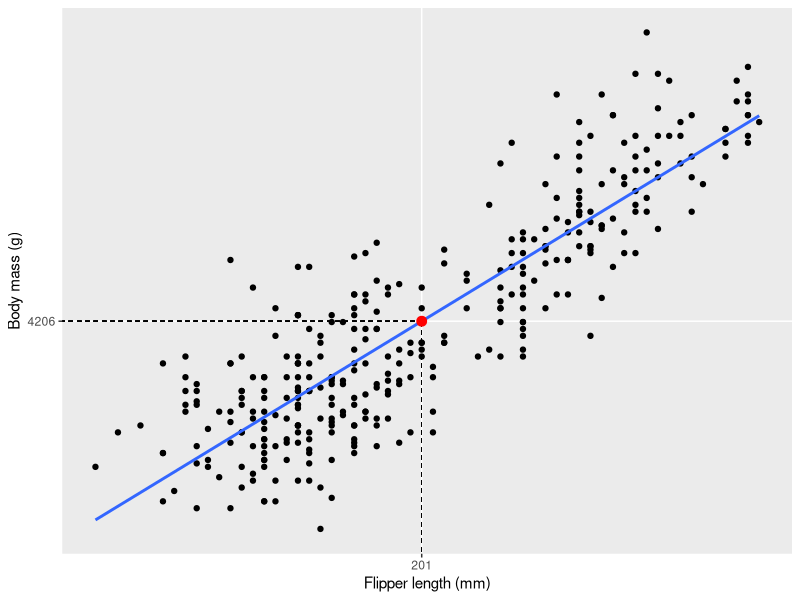
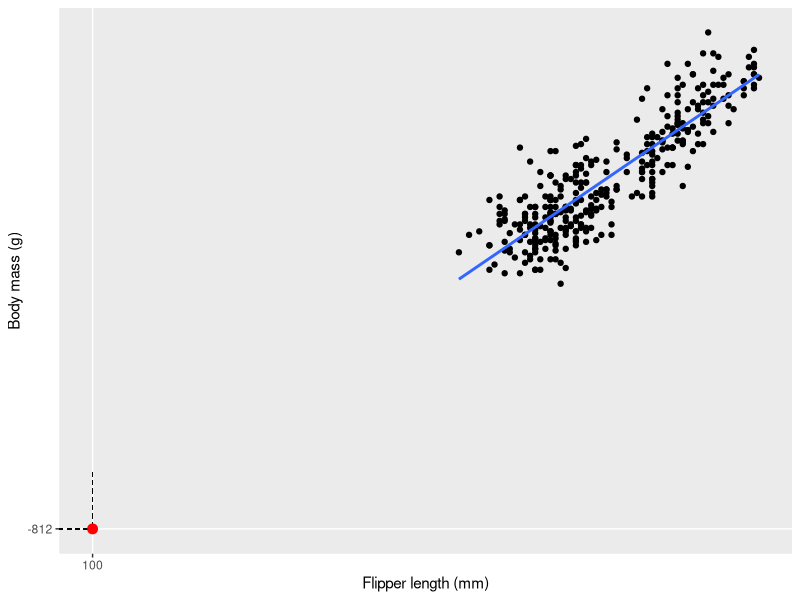
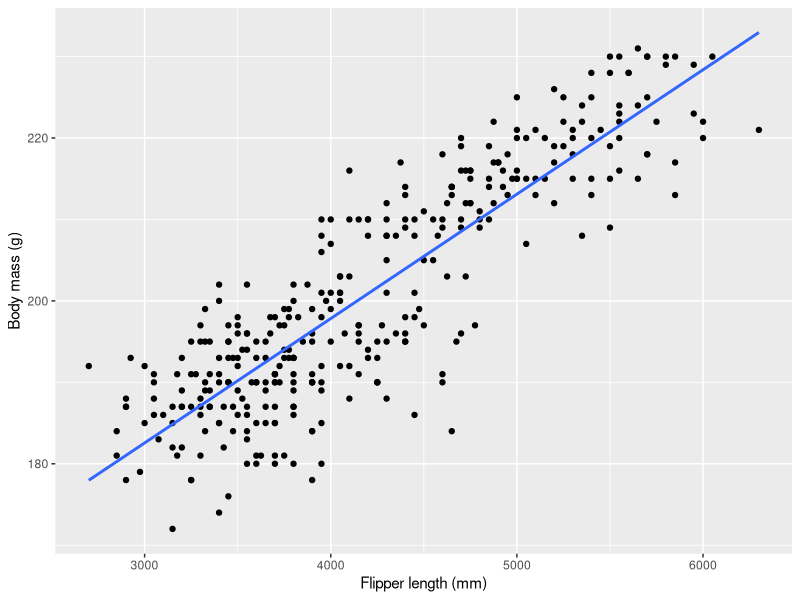
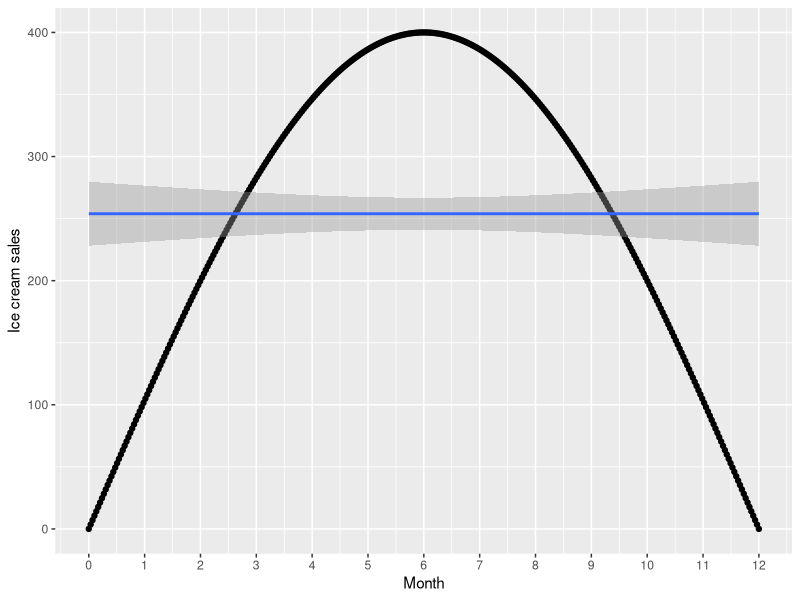
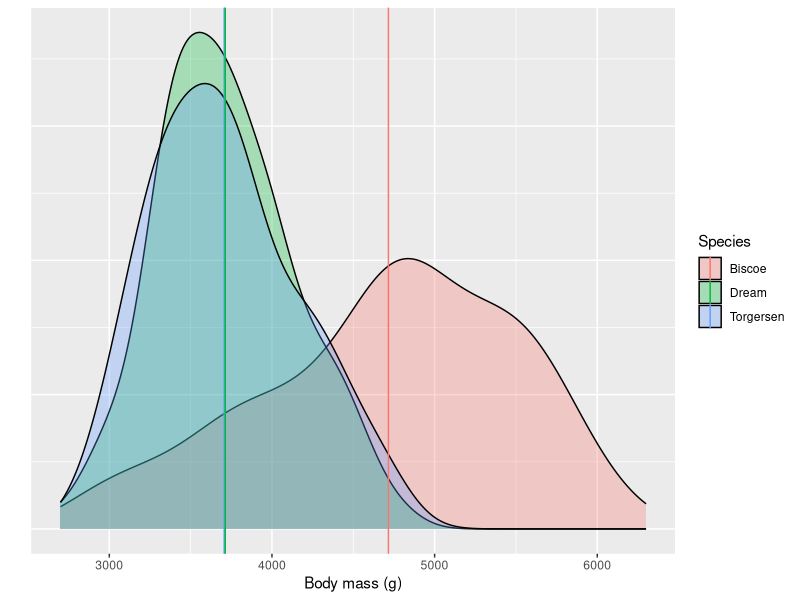
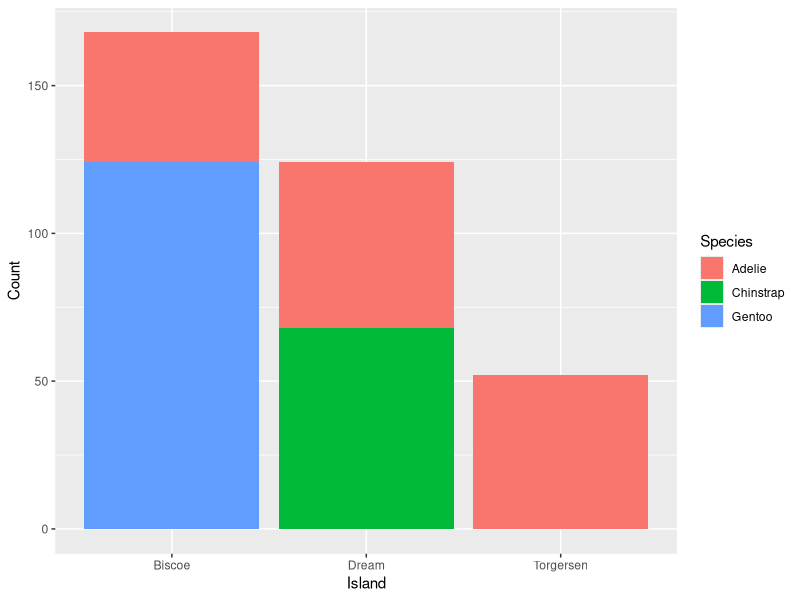
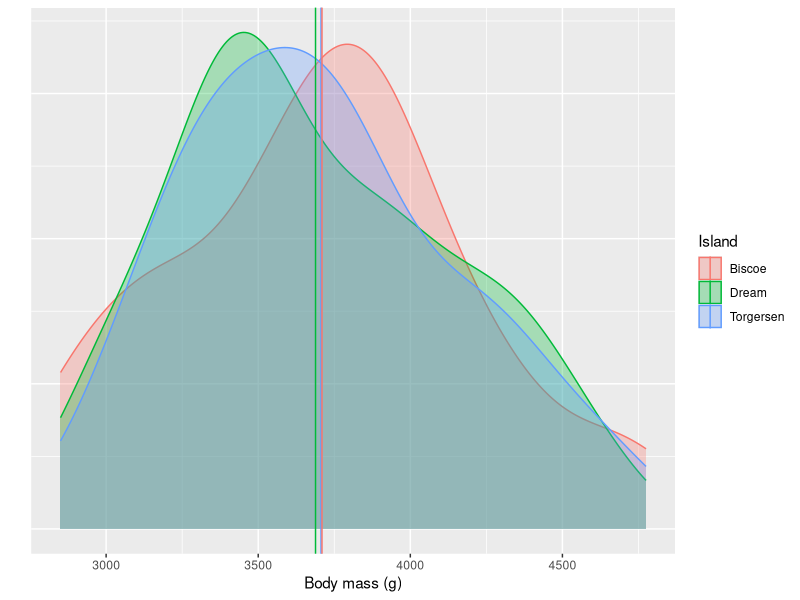
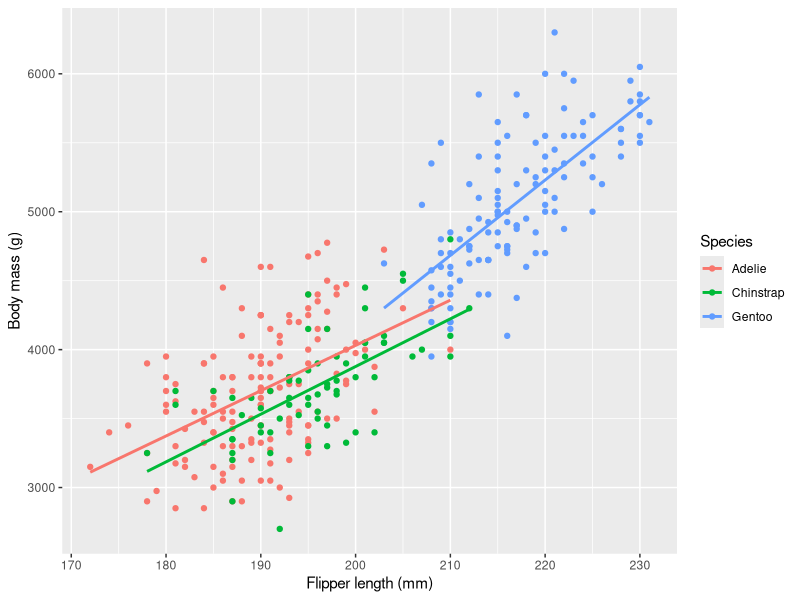

R code for these plots, in order:
## ---- chunk 1
#| warning: false
library(tidyverse)
library(palmerpenguins)
glimpse(penguins)
## ---- chunk 2
#| warning: false
x <- 201
model <- penguins |>
  lm(formula = body_mass_g ~ flipper_length_mm)
prediction <- data.frame(
  flipper_length_mm = x,
  body_mass_g = model |> predict(data.frame(flipper_length_mm = x)))

penguins |>
  ggplot(aes(x = flipper_length_mm, y = body_mass_g)) +
  geom_point() +
  geom_smooth(method = "lm", se = FALSE) +
  geom_segment(
      x = prediction$flipper_length_mm,
      xend = prediction$flipper_length_mm,
      y = 0,
      yend = prediction$body_mass_g,
      color = "black",
      linetype = 2,
      linewidth = 0.2
  ) +
  geom_segment(
      x = 0,
      xend = prediction$flipper_length_mm,
      y = prediction$body_mass_g,
      yend = prediction$body_mass_g,
      color = "black",
      linetype = 2,
      linewidth = 0.2
  ) +
  scale_x_continuous(breaks = c(prediction$flipper_length_mm)) +
  scale_y_continuous(breaks = round(c(prediction$body_mass_g))) +
  geom_point(data = prediction, col = "red", size = 3) +
  labs(
    x = "Flipper length (mm)",
    y = "Body mass (g)")
## ---- chunk 3
#| warning: false
x <- 100
model <- penguins |>
  lm(formula = body_mass_g ~ flipper_length_mm)
prediction <- data.frame(
  flipper_length_mm = x,
  body_mass_g = model |> predict(data.frame(flipper_length_mm = x)))

penguins |>
  ggplot(aes(x = flipper_length_mm, y = body_mass_g)) +
  geom_point() +
  geom_smooth(method = "lm", se = FALSE) +
  geom_segment(
      x = prediction$flipper_length_mm,
      xend = prediction$flipper_length_mm,
      y = 0,
      yend = prediction$body_mass_g,
      color = "black",
      linetype = 2,
      linewidth = 0.2
  ) +
  geom_segment(
      x = 0,
      xend = prediction$flipper_length_mm,
      y = prediction$body_mass_g,
      yend = prediction$body_mass_g,
      color = "black",
      linetype = 2,
      linewidth = 0.2
  ) +
  scale_x_continuous(breaks = c(prediction$flipper_length_mm)) +
  scale_y_continuous(breaks = round(c(prediction$body_mass_g))) +
  geom_point(data = prediction, col = "red", size = 3) +
  labs(
    x = "Flipper length (mm)",
    y = "Body mass (g)")
## ---- chunk 4
model <- penguins |>
  lm(formula = flipper_length_mm ~ body_mass_g)
summary(model)
## ---- chunk 5
#| warning: false
penguins |>
  ggplot(aes(x = body_mass_g, y = flipper_length_mm)) +
  geom_point() +
  geom_smooth(method = "lm", se = FALSE) +
  labs(
    x = "Flipper length (mm)",
    y = "Body mass (g)")
## ---- chunk 6
# Simulating data
day <- seq(0, 12, length.out = 356)
sales <- 400 * sin(pi * day / 12)
ice_cream <- tibble(day = day, sales = sales)

ice_cream |>
  ggplot(aes(x = day, y = sales)) +
  geom_point() +
  geom_smooth(method = "lm") +
  scale_x_continuous(
    breaks = seq(0, 12)) +
  labs(
    x = "Month",
    y = "Ice cream sales")
## ---- chunk 7
ice_cream |>
  lm(formula = sales ~ day) |>
  summary()
## ---- chunk 8
penguins |>
  lm(formula = body_mass_g ~ species) |>
  summary()
## ---- chunk 9
# Calculating mean body weight for each species
adelie_mean <- penguins |>
  filter(species == "Adelie") |>
  pull(body_mass_g) |>
  mean(na.rm = TRUE)
chinstrap_mean <- penguins |>
  filter(species == "Chinstrap") |>
  pull(body_mass_g) |>
  mean(na.rm = TRUE)
gentoo_mean <- penguins |>
  filter(species == "Gentoo") |>
  pull(body_mass_g) |>
  mean(na.rm = TRUE)

 # Differences in mean
chinstrap_mean - adelie_mean
gentoo_mean - adelie_mean
## ---- chunk 10
# t-test
female_gentoo_body_mass <- penguins |>
  filter(species == "Gentoo" & sex == "female") |>
  select(body_mass_g) |>
  drop_na()
male_gentoo_body_mass <- penguins |>
  filter(species == "Gentoo" & sex == "male") |>
  select(body_mass_g) |>
  drop_na()

t.test(male_gentoo_body_mass, female_gentoo_body_mass)

# Linear regression
penguins |>
  filter(species == "Gentoo") |>
  lm(formula = body_mass_g ~ sex) |>
  summary()
## ---- chunk 11
penguins |>
  lm(formula = body_mass_g ~ island) |>
  summary()
## ---- chunk 12
#| warning: false
#| code-fold: true
#| comment: "Code"
mean_bws <- penguins |>
  summarize(
    body_mass_g = mean(body_mass_g, na.rm = TRUE),
    .by = island)
penguins |>
  ggplot(aes(x = body_mass_g, fill = island)) +
  geom_density(alpha = 0.3) +
  geom_vline(
    aes(
      xintercept = body_mass_g,
      col = island),
    data = mean_bws) +
  labs(
    x = "Body mass (g)",
    y = "",
    col = "Species",
    fill = "Species") +
  theme(axis.text.y = element_blank(),
        axis.ticks.y = element_blank())
## ---- chunk 13
penguins |>
  ggplot(aes(x = island, fill = species)) +
  geom_bar() +
  labs(
    x = "Island",
    y = "Count",
    fill = "Species")
## ---- chunk 14
model_summary <- penguins |>
  filter(species == "Adelie") |>
  lm(formula = body_mass_g ~ island) |>
  summary()
model_summary$coefficients
## ---- chunk 15
mean_bws <- penguins |>
  filter(species == "Adelie") |>
  summarize(
    body_mass_g = mean(body_mass_g, na.rm = TRUE),
    .by = island)
penguins |>
  filter(species == "Adelie") |>
  ggplot(aes(x = body_mass_g, fill = island, col = island)) +
  geom_density(alpha = 0.3) +
  geom_vline(
    aes(xintercept = body_mass_g,
        col = island),
    data = mean_bws) +
  labs(
    x = "Body mass (g)",
    y = "",
    col = "Island",
    fill = "Island") +
  theme(axis.text.y = element_blank(),
        axis.ticks.y = element_blank())
## ---- chunk 16
model_summary <- penguins |>
  lm(formula = body_mass_g ~ flipper_length_mm + species) |>
  summary()
model_summary$coefficients
## ---- chunk 17
penguins |>
  ggplot(aes(x = flipper_length_mm, y = body_mass_g, col = species)) +
  geom_point() +
  geom_smooth(method = "lm", se = FALSE) +
  labs(
    x = "Flipper length (mm)",
    y = "Body mass (g)",
    col = "Species")
## ---- chunk 18
#| warning: false
model <- penguins |>  lm(formula = body_mass_g ~ flipper_length_mm)
model |> predict(
    data.frame(flipper_length_mm = 201),
    interval = "prediction",
    level = 0.95
)
model |> predict(
    data.frame(flipper_length_mm = 100),
    interval = "prediction",
    level = 0.95
)
## ---- chunk 19
#| warning: false
model |> predict(
    data.frame(flipper_length_mm = 200),
    interval = "prediction",
    level = 0.5
)
